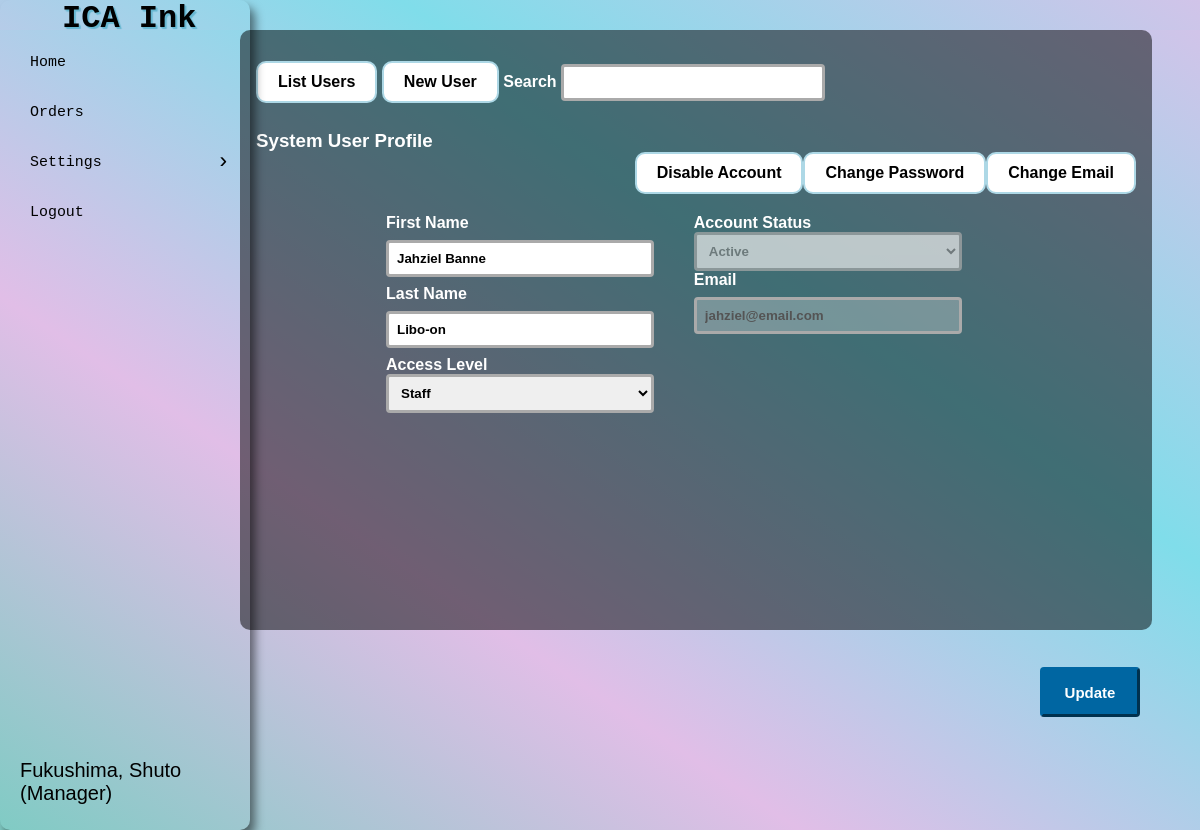
/index.php?page=settings&subpage=users&action=profile&id=10000002 (signed in), run on the app's committed database.
### tables this page shows
CREATE TABLE `tbl_users` (
	`user_id` INT(8) UNSIGNED NOT NULL AUTO_INCREMENT,
	`user_lastname` VARCHAR(180) NOT NULL DEFAULT '' COLLATE 'utf8mb4_general_ci',
	`user_firstname` VARCHAR(180) NOT NULL DEFAULT '' COLLATE 'utf8mb4_general_ci',
	`user_email` VARCHAR(180) NOT NULL DEFAULT '' COLLATE 'utf8mb4_general_ci',
	`user_password` VARCHAR(180) NOT NULL DEFAULT '' COLLATE 'utf8mb4_general_ci',
	`user_date_added` DATE NOT NULL,
	`user_time_added` TIME NOT NULL,
	`user_date_updated` DATE NOT NULL,
	`user_time_updated` TIME NOT NULL,
	`user_status` INT(1) NOT NULL DEFAULT '0',
	`user_token` VARCHAR(255) NOT NULL DEFAULT '' COLLATE 'utf8mb4_general_ci',
	`user_access` VARCHAR(255) NOT NULL DEFAULT '' COLLATE 'utf8mb4_general_ci',
	PRIMARY KEY (`user_id`) USING BTREE
)
COLLATE='utf8mb4_general_ci';

### classes/class.user.php (called while the page is built, shortened)
<?php
class User{
	private $DB_SERVER='localhost';
	private $DB_USERNAME='root';
	private $DB_PASSWORD='';
	private $DB_DATABASE='icaink_db';
	private $conn;
	public function __construct(){
		$this->conn = new PDO("mysql:host=".$this->DB_SERVER.";dbname=".$this->DB_DATABASE,$this->DB_USERNAME,$this->DB_PASSWORD);
	}
	function get_user_id($email){
		$sql="SELECT user_id FROM tbl_users WHERE user_email = :email";
		$q = $this->conn->prepare($sql);
		$q->execute(['email' => $email]);
		$user_id = $q->fetchColumn();
		return $user_id;
	}
	function get_user_email($id){
		$sql="SELECT user_email FROM tbl_users WHERE user_id = :id";
		$q = $this->conn->prepare($sql);
		$q->execute(['id' => $id]);
		$user_email = $q->fetchColumn();
		return $user_email;
	}
	function get_user_firstname($id){
		$sql="SELECT user_firstname FROM tbl_users WHERE user_id = :id";
		$q = $this->conn->prepare($sql);
		$q->execute(['id' => $id]);
		$user_firstname = $q->fetchColumn();
		return $user_firstname;
	}
	function get_user_lastname($id){
		$sql="SELECT user_lastname FROM tbl_users WHERE user_id = :id";
		$q = $this->conn->prepare($sql);
		$q->execute(['id' => $id]);
		$user_lastname = $q->fetchColumn();
		return $user_lastname;
	}
	function get_user_access($id){
		$sql="SELECT user_access FROM tbl_users WHERE user_id = :id";
		$q = $this->conn->prepare($sql);
		$q->execute(['id' => $id]);
		$user_access = $q->fetchColumn();
		return $user_access;
	}
	function get_user_status($id){
		$sql="SELECT user_status FROM tbl_users WHERE user_id = :id";
		$q = $this->conn->prepare($sql);
		$q->execute(['id' => $id]);
		$user_status = $q->fetchColumn();
		return $user_status;
	}
}

### index.php (the view, shortened to what this page needs)
<?php
include_once 'classes/class.user.php';
$page = (isset($_GET['page']) && $_GET['page'] != '') ? $_GET['page'] : '';
$user = new User();
$user_id = $user->get_user_id($_SESSION['user_email']);
?>
<!DOCTYPE html>
<html>
<head>
    <link rel="stylesheet" href="css/style.css?<?php echo time(); ?>">
</head>
<body>
    <div id="navbar">
        <h1>ICA Ink</h1>
        <ul>
            <li><a href="index.php">Home</a></li>
            <li><a href="index.php?page=orders">Orders</a></li>
            <li class="dropdown">
                <a href="#">Settings<span>&rsaquo;</span></a>
            </li>
            <li><a href="#" onclick="logout()">Logout</a></li>
        </ul>
        <span class="loginprof"><?php echo $user->get_user_lastname($user_id) . ', ' . $user->get_user_firstname($user_id) . "<br>" . "(" .$user->get_user_access($user_id) . ")"; ?>&nbsp;&nbsp; &nbsp;&nbsp; &nbsp;&nbsp;</span>
    </div>
    <div id="contents">
        <?php
        switch ($page) {
            case 'settings':
                require_once 'settings-module/index.php';
                break;
        }
        ?>
</body>
</html>

### users-module/view-profile.php (shortened to what this page needs)
<h3>System User Profile</h3>
<div class="btn-box">
<a class="btn-jsactive" onclick="document.getElementById('id03').style.display='block'">Change Email</a>
<a class="btn-jsactive" onclick="document.getElementById('id02').style.display='block'">Change Password</a>
            <?php
            if($user->get_user_status($id) == "1"){
              ?>
                <a class="btn-jsactive" onclick="document.getElementById('id01').style.display='block'">Disable Account</a>
              <?php
            }else{
            ?>
                <a class="btn-jsactive" onclick="document.getElementById('id01').style.display='block'">Activate Account</a>
            <?php
            }
            ?>
</div>
<br/>
<div id="form-block">
<form method="POST" action="processes/process.user.php?action=update">
        <div id="form-block-half">
            <label for="fname">First Name</label>
            <input type="text" id="fname" class="input" name="firstname" value="<?php echo $user->get_user_firstname($id);?>" placeholder="Your name..">
            <label for="lname">Last Name</label>
            <input type="text" id="lname" class="input" name="lastname" value="<?php echo $user->get_user_lastname($id);?>" placeholder="Your last name..">
            <label for="access">Access Level</label>
            <select id="access" name="access">
              <option value="staff" <?php if($user->get_user_access($id) == "Staff"){ echo "selected";};?>>Staff</option>
            </select>
        </div>
        <div id="form-block-half">
            <label for="status">Account Status</label>
            <select id="status" name="status" disabled>
              <option <?php if($user->get_user_status($id) == "1"){ echo "selected";};?>>Active</option>
            </select>
            <label for="email">Email</label>
            <input type="email" id="email" class="input" name="email" disabled value="<?php echo $user->get_user_email($id);?>" placeholder="Your email..">
        </div>
        <br/><br/><br/><br/><br/><br/><br/><br/><br/><br/>
        <div id="button-block">
        <input type="submit" value="Update">
        </div>
        </form>
</div>
</div>
</div>

### css/style.css (style rules this page uses)
* { margin:0; padding:0; }
html, body { height: 100%; background: linear-gradient(to top right, #80cbc4, #e1bee7, #80ddea, #d1c4e9); }
#navbar { width: 250px; position: absolute; top: 0; bottom: 0; background: rgba (0, 0, 0, 0.1); border-radius: 10px; box-shadow: 5px 7px 10px rgba(0,0,0,0.5); }
#navbar h1 { color: black; margin-left: 62px; font-family: "Monaco", monospace; text-shadow: 1px 1px 1px #67B7D1, 2px 2px 1px #67B7D1; }
#navbar ul { position: relative; list-style-type: none; }
#navbar ul li a { display: flex; align-items: center; font-family: monospace; font-size: 1.15em; text-decoration: none; text-transform: capitalize; color: #000; padding: 10px 30px; height: 50px; transition: .5s ease; }
#navbar ul span { position: absolute; right: 20px; font-size: 1.5em; }
#navbar ul .dropdown { position: relative; }
#navbar .loginprof { font-family: "verdana", sans-serif; color: black; font-size: 20px; position: absolute; bottom: 3%; margin-left: 20px; }
.input, select { width: 100%; border: 3px solid #aaa; border-radius: 4px; margin 8px 0; outline: none; padding: 8px; box-sizing: border-box; transition: .3s; display: inline-block; font-weight: 700; }
input[type=submit] { background: #0066A2; color: white; border-style: outset; border-color: #0066A2; height: 50px; width: 100px; font: bold 15px arial,sans-serif; text-shadow: none; }
#form-block { border-radius: 5px; background-color: rgba (0,0,0,0.1); padding: 10px; width: 80%; margin-left: 100px; }
#subcontent h3 { margin-top: 10px; color: white; font-family: sans-serif; }
#form-block #form-block-half { width: 45%; float: left; padding: 20px; color: white; font-weight: 700; }
#button-block { width: 10%; padding: 20px; position: absolute; top: 77%; left: 85%; }
input { width: 30%; border: 3px solid #aaa; border-radius: 4px; margin: 8px 0; outline: none; padding: 8px; box-sizing: border-box; transition: .3s; }
* { box-sizing: border-box }
.btn-jsactive { background-color: white; color: black; border: 2px solid #ADD8E6; padding: 10px 20px; text-align: center; text-decoration: none; display: inline-block; border-radius: 10px; font-weight: 700; cursor:pointer; float:right; }

### data on the page
tbl_users: $user->get_user_lastname($user_id) "Fukushima", $user->get_user_firstname($user_id) "Shuto", $user->get_user_access($user_id) "Manager"
tbl_users: firstname "Jahziel Banne", lastname "Libo-on", access "Staff", status "Active", email "jahziel@email.com"
